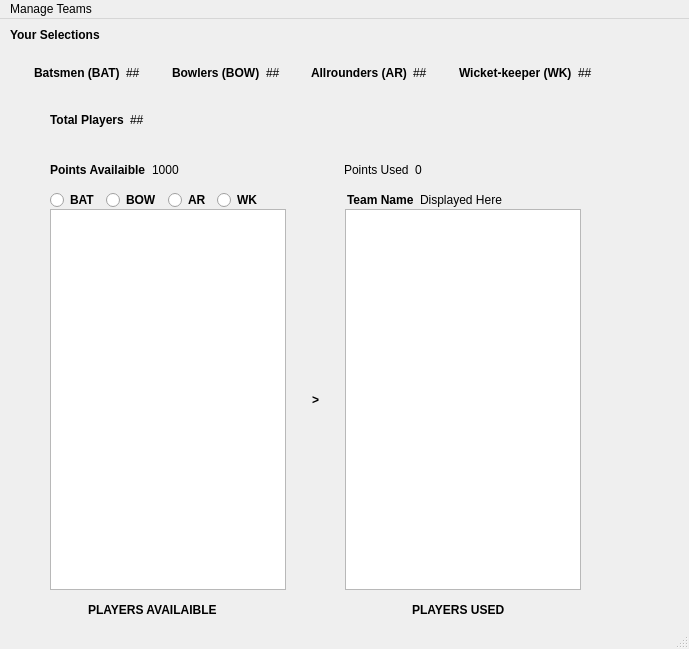
<?xml version="1.0" encoding="UTF-8"?>
<ui version="4.0">
 <class>MainWindow</class>
 <widget class="QMainWindow" name="MainWindow">
  <property name="geometry">
   <rect>
    <x>0</x>
    <y>0</y>
    <width>689</width>
    <height>649</height>
   </rect>
  </property>
  <property name="windowTitle">
   <string>MainWindow</string>
  </property>
  <property name="layoutDirection">
   <enum>Qt::LeftToRight</enum>
  </property>
  <widget class="QWidget" name="centralwidget">
   <widget class="QWidget" name="horizontalLayoutWidget">
    <property name="geometry">
     <rect>
      <x>9</x>
      <y>28</y>
      <width>608</width>
      <height>51</height>
     </rect>
    </property>
    <layout class="QHBoxLayout" name="horizontalLayout">
     <item>
      <spacer name="horizontalSpacer_11">
       <property name="orientation">
        <enum>Qt::Horizontal</enum>
       </property>
       <property name="sizeHint" stdset="0">
        <size>
         <width>40</width>
         <height>20</height>
        </size>
       </property>
      </spacer>
     </item>
     <item>
      <widget class="QLabel" name="Batsmen">
       <property name="font">
        <font>
         <weight>75</weight>
         <bold>true</bold>
        </font>
       </property>
       <property name="text">
        <string>Batsmen (BAT)</string>
       </property>
      </widget>
     </item>
     <item>
      <widget class="QLabel" name="Batcount">
       <property name="text">
        <string>##</string>
       </property>
      </widget>
     </item>
     <item>
      <spacer name="horizontalSpacer">
       <property name="orientation">
        <enum>Qt::Horizontal</enum>
       </property>
       <property name="sizeHint" stdset="0">
        <size>
         <width>40</width>
         <height>20</height>
        </size>
       </property>
      </spacer>
     </item>
     <item>
      <widget class="QLabel" name="Bowler">
       <property name="font">
        <font>
         <weight>75</weight>
         <bold>true</bold>
        </font>
       </property>
       <property name="text">
        <string>Bowlers (BOW)</string>
       </property>
      </widget>
     </item>
     <item>
      <widget class="QLabel" name="Bowlcount">
       <property name="text">
        <string>##</string>
       </property>
      </widget>
     </item>
     <item>
      <spacer name="horizontalSpacer_2">
       <property name="orientation">
        <enum>Qt::Horizontal</enum>
       </property>
       <property name="sizeHint" stdset="0">
        <size>
         <width>40</width>
         <height>20</height>
        </size>
       </property>
      </spacer>
     </item>
     <item>
      <widget class="QLabel" name="Allrounder">
       <property name="font">
        <font>
         <weight>75</weight>
         <bold>true</bold>
        </font>
       </property>
       <property name="text">
        <string>Allrounders (AR)</string>
       </property>
      </widget>
     </item>
     <item>
      <widget class="QLabel" name="Arcount">
       <property name="text">
        <string>##</string>
       </property>
      </widget>
     </item>
     <item>
      <spacer name="horizontalSpacer_3">
       <property name="orientation">
        <enum>Qt::Horizontal</enum>
       </property>
       <property name="sizeHint" stdset="0">
        <size>
         <width>40</width>
         <height>20</height>
        </size>
       </property>
      </spacer>
     </item>
     <item>
      <widget class="QLabel" name="Wicketkeeper">
       <property name="font">
        <font>
         <weight>75</weight>
         <bold>true</bold>
        </font>
       </property>
       <property name="text">
        <string>Wicket-keeper (WK)</string>
       </property>
      </widget>
     </item>
     <item>
      <widget class="QLabel" name="Wkcount">
       <property name="text">
        <string>##</string>
       </property>
      </widget>
     </item>
     <item>
      <spacer name="horizontalSpacer_14">
       <property name="orientation">
        <enum>Qt::Horizontal</enum>
       </property>
       <property name="sizeHint" stdset="0">
        <size>
         <width>40</width>
         <height>20</height>
        </size>
       </property>
      </spacer>
     </item>
    </layout>
   </widget>
   <widget class="QLabel" name="label">
    <property name="geometry">
     <rect>
      <x>10</x>
      <y>5</y>
      <width>101</width>
      <height>21</height>
     </rect>
    </property>
    <property name="font">
     <font>
      <weight>75</weight>
      <bold>true</bold>
     </font>
    </property>
    <property name="text">
     <string>Your Selections</string>
    </property>
   </widget>
   <widget class="QWidget" name="horizontalLayoutWidget_4">
    <property name="geometry">
     <rect>
      <x>50</x>
      <y>170</y>
      <width>531</width>
      <height>22</height>
     </rect>
    </property>
    <layout class="QHBoxLayout" name="horizontalLayout_4">
     <item>
      <widget class="QRadioButton" name="BATrb">
       <property name="font">
        <font>
         <weight>75</weight>
         <bold>true</bold>
        </font>
       </property>
       <property name="text">
        <string>BAT</string>
       </property>
      </widget>
     </item>
     <item>
      <widget class="QRadioButton" name="BOWrb">
       <property name="font">
        <font>
         <weight>75</weight>
         <bold>true</bold>
        </font>
       </property>
       <property name="text">
        <string>BOW</string>
       </property>
      </widget>
     </item>
     <item>
      <widget class="QRadioButton" name="ARrb">
       <property name="font">
        <font>
         <weight>75</weight>
         <bold>true</bold>
        </font>
       </property>
       <property name="text">
        <string>AR</string>
       </property>
      </widget>
     </item>
     <item>
      <widget class="QRadioButton" name="WKrb">
       <property name="font">
        <font>
         <weight>75</weight>
         <bold>true</bold>
        </font>
       </property>
       <property name="text">
        <string>WK</string>
       </property>
      </widget>
     </item>
     <item>
      <spacer name="horizontalSpacer_21">
       <property name="orientation">
        <enum>Qt::Horizontal</enum>
       </property>
       <property name="sizeHint" stdset="0">
        <size>
         <width>40</width>
         <height>20</height>
        </size>
       </property>
      </spacer>
     </item>
     <item>
      <widget class="QLabel" name="TeamName">
       <property name="font">
        <font>
         <weight>75</weight>
         <bold>true</bold>
        </font>
       </property>
       <property name="text">
        <string>Team Name</string>
       </property>
      </widget>
     </item>
     <item>
      <widget class="QLabel" name="Name">
       <property name="text">
        <string>Displayed Here</string>
       </property>
      </widget>
     </item>
     <item>
      <spacer name="horizontalSpacer_12">
       <property name="orientation">
        <enum>Qt::Horizontal</enum>
       </property>
       <property name="sizeHint" stdset="0">
        <size>
         <width>40</width>
         <height>20</height>
        </size>
       </property>
      </spacer>
     </item>
    </layout>
   </widget>
   <widget class="QWidget" name="horizontalLayoutWidget_3">
    <property name="geometry">
     <rect>
      <x>50</x>
      <y>190</y>
      <width>531</width>
      <height>381</height>
     </rect>
    </property>
    <layout class="QHBoxLayout" name="horizontalLayout_3">
     <item>
      <widget class="QListWidget" name="listWidget_2"/>
     </item>
     <item>
      <spacer name="horizontalSpacer_8">
       <property name="orientation">
        <enum>Qt::Horizontal</enum>
       </property>
       <property name="sizeHint" stdset="0">
        <size>
         <width>40</width>
         <height>20</height>
        </size>
       </property>
      </spacer>
     </item>
     <item>
      <widget class="QLabel" name="label_14">
       <property name="font">
        <font>
         <weight>75</weight>
         <bold>true</bold>
        </font>
       </property>
       <property name="text">
        <string>&gt;</string>
       </property>
      </widget>
     </item>
     <item>
      <spacer name="horizontalSpacer_7">
       <property name="orientation">
        <enum>Qt::Horizontal</enum>
       </property>
       <property name="sizeHint" stdset="0">
        <size>
         <width>40</width>
         <height>20</height>
        </size>
       </property>
      </spacer>
     </item>
     <item>
      <widget class="QListWidget" name="listWidget"/>
     </item>
    </layout>
   </widget>
   <widget class="QWidget" name="horizontalLayoutWidget_2">
    <property name="geometry">
     <rect>
      <x>50</x>
      <y>80</y>
      <width>351</width>
      <height>41</height>
     </rect>
    </property>
    <layout class="QHBoxLayout" name="horizontalLayout_2">
     <item>
      <widget class="QLabel" name="label_3">
       <property name="font">
        <font>
         <weight>75</weight>
         <bold>true</bold>
        </font>
       </property>
       <property name="text">
        <string>Total Players</string>
       </property>
      </widget>
     </item>
     <item>
      <widget class="QLabel" name="Totalplayers">
       <property name="text">
        <string>##</string>
       </property>
      </widget>
     </item>
     <item>
      <spacer name="horizontalSpacer_4">
       <property name="orientation">
        <enum>Qt::Horizontal</enum>
       </property>
       <property name="sizeHint" stdset="0">
        <size>
         <width>40</width>
         <height>20</height>
        </size>
       </property>
      </spacer>
     </item>
     <item>
      <widget class="QLabel" name="Teamcount">
       <property name="text">
        <string/>
       </property>
      </widget>
     </item>
    </layout>
   </widget>
   <widget class="QWidget" name="horizontalLayoutWidget_5">
    <property name="geometry">
     <rect>
      <x>50</x>
      <y>570</y>
      <width>531</width>
      <height>41</height>
     </rect>
    </property>
    <layout class="QHBoxLayout" name="horizontalLayout_5">
     <item>
      <spacer name="horizontalSpacer_9">
       <property name="orientation">
        <enum>Qt::Horizontal</enum>
       </property>
       <property name="sizeHint" stdset="0">
        <size>
         <width>40</width>
         <height>20</height>
        </size>
       </property>
      </spacer>
     </item>
     <item>
      <widget class="QLabel" name="label_4">
       <property name="font">
        <font>
         <weight>75</weight>
         <bold>true</bold>
        </font>
       </property>
       <property name="text">
        <string>PLAYERS AVAILAIBLE</string>
       </property>
      </widget>
     </item>
     <item>
      <spacer name="horizontalSpacer_16">
       <property name="orientation">
        <enum>Qt::Horizontal</enum>
       </property>
       <property name="sizeHint" stdset="0">
        <size>
         <width>40</width>
         <height>20</height>
        </size>
       </property>
      </spacer>
     </item>
     <item>
      <spacer name="horizontalSpacer_15">
       <property name="orientation">
        <enum>Qt::Horizontal</enum>
       </property>
       <property name="sizeHint" stdset="0">
        <size>
         <width>40</width>
         <height>20</height>
        </size>
       </property>
      </spacer>
     </item>
     <item>
      <spacer name="horizontalSpacer_17">
       <property name="orientation">
        <enum>Qt::Horizontal</enum>
       </property>
       <property name="sizeHint" stdset="0">
        <size>
         <width>40</width>
         <height>20</height>
        </size>
       </property>
      </spacer>
     </item>
     <item>
      <spacer name="horizontalSpacer_13">
       <property name="orientation">
        <enum>Qt::Horizontal</enum>
       </property>
       <property name="sizeHint" stdset="0">
        <size>
         <width>40</width>
         <height>20</height>
        </size>
       </property>
      </spacer>
     </item>
     <item>
      <spacer name="horizontalSpacer_10">
       <property name="orientation">
        <enum>Qt::Horizontal</enum>
       </property>
       <property name="sizeHint" stdset="0">
        <size>
         <width>40</width>
         <height>20</height>
        </size>
       </property>
      </spacer>
     </item>
     <item>
      <widget class="QLabel" name="label_2">
       <property name="font">
        <font>
         <weight>75</weight>
         <bold>true</bold>
        </font>
       </property>
       <property name="text">
        <string>PLAYERS USED</string>
       </property>
      </widget>
     </item>
     <item>
      <spacer name="horizontalSpacer_18">
       <property name="orientation">
        <enum>Qt::Horizontal</enum>
       </property>
       <property name="sizeHint" stdset="0">
        <size>
         <width>40</width>
         <height>20</height>
        </size>
       </property>
      </spacer>
     </item>
     <item>
      <spacer name="horizontalSpacer_6">
       <property name="orientation">
        <enum>Qt::Horizontal</enum>
       </property>
       <property name="sizeHint" stdset="0">
        <size>
         <width>40</width>
         <height>20</height>
        </size>
       </property>
      </spacer>
     </item>
    </layout>
   </widget>
   <widget class="QWidget" name="horizontalLayoutWidget_6">
    <property name="geometry">
     <rect>
      <x>50</x>
      <y>130</y>
      <width>531</width>
      <height>41</height>
     </rect>
    </property>
    <layout class="QHBoxLayout" name="horizontalLayout_6">
     <item>
      <widget class="QLabel" name="Points_Availaible">
       <property name="font">
        <font>
         <weight>75</weight>
         <bold>true</bold>
        </font>
       </property>
       <property name="text">
        <string>Points Availaible</string>
       </property>
      </widget>
     </item>
     <item>
      <widget class="QLabel" name="TotalPoints">
       <property name="text">
        <string>1000</string>
       </property>
      </widget>
     </item>
     <item>
      <spacer name="horizontalSpacer_5">
       <property name="orientation">
        <enum>Qt::Horizontal</enum>
       </property>
       <property name="sizeHint" stdset="0">
        <size>
         <width>40</width>
         <height>20</height>
        </size>
       </property>
      </spacer>
     </item>
     <item>
      <widget class="QLabel" name="Points_Used">
       <property name="text">
        <string>Points Used</string>
       </property>
      </widget>
     </item>
     <item>
      <widget class="QLabel" name="Used_Points">
       <property name="text">
        <string>0</string>
       </property>
      </widget>
     </item>
     <item>
      <spacer name="horizontalSpacer_19">
       <property name="orientation">
        <enum>Qt::Horizontal</enum>
       </property>
       <property name="sizeHint" stdset="0">
        <size>
         <width>40</width>
         <height>20</height>
        </size>
       </property>
      </spacer>
     </item>
    </layout>
   </widget>
  </widget>
  <widget class="QMenuBar" name="menubar">
   <property name="geometry">
    <rect>
     <x>0</x>
     <y>0</y>
     <width>689</width>
     <height>21</height>
    </rect>
   </property>
   <widget class="QMenu" name="menuManage_Teams">
    <property name="title">
     <string>Manage Teams</string>
    </property>
    <addaction name="actionNEW_Team"/>
    <addaction name="actionOPEN_Team"/>
    <addaction name="actionSAVE_Team"/>
    <addaction name="actionEVALUATE_Team"/>
    <addaction name="actionQUIT"/>
   </widget>
   <addaction name="menuManage_Teams"/>
  </widget>
  <widget class="QStatusBar" name="statusbar"/>
  <action name="actionNEW_Team">
   <property name="text">
    <string>NEW Team</string>
   </property>
   <property name="shortcut">
    <string>Alt+N</string>
   </property>
  </action>
  <action name="actionOPEN_Team">
   <property name="text">
    <string>OPEN Team</string>
   </property>
   <property name="shortcut">
    <string>Alt+O</string>
   </property>
  </action>
  <action name="actionSAVE_Team">
   <property name="text">
    <string>SAVE Team</string>
   </property>
   <property name="shortcut">
    <string>Alt+S</string>
   </property>
  </action>
  <action name="actionEVALUATE_Team">
   <property name="text">
    <string>EVALUATE Team</string>
   </property>
   <property name="shortcut">
    <string>Alt+E</string>
   </property>
  </action>
  <action name="actionQUIT">
   <property name="text">
    <string>QUIT</string>
   </property>
   <property name="shortcut">
    <string>Alt+Q</string>
   </property>
  </action>
 </widget>
 <resources/>
 <connections/>
</ui>
